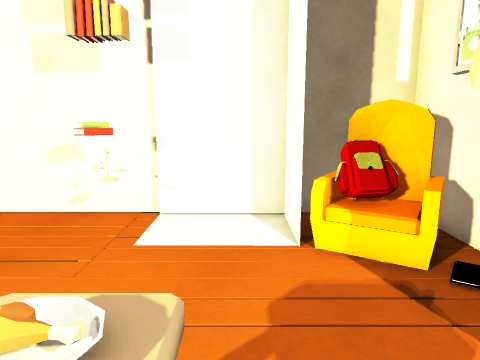
view 1 (above)

12 first-person views from a walk through a Unity game level. The camera is 1.3 m above the floor, tilts 10° down and sees 70° across. The floor is counted in squares, 0.5 m on a side. Each view is taken from the middle of a square. On the plan, view 1 faces up. The plan holds only what a view shows up to about 20 squares ahead; the rest is blank. The place goes on beyond the plan. Some animated figures are not drawn. Door leaves are left out, so doorways stand open.

view 2
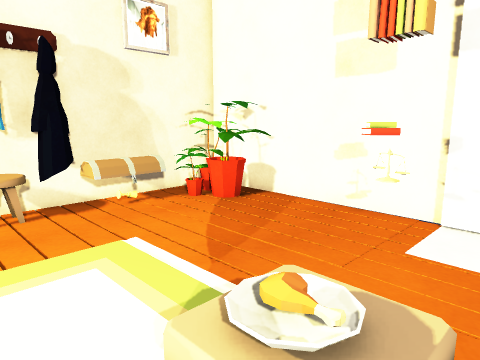

view 3
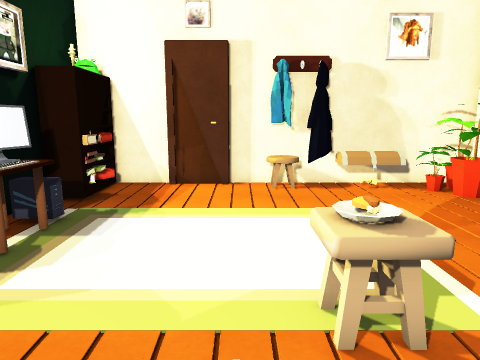

view 4
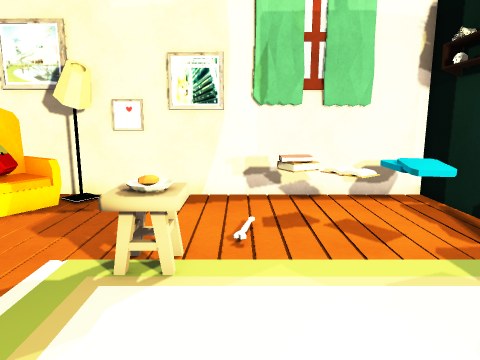

view 5
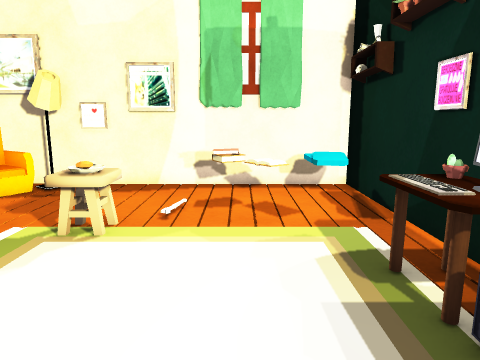

view 6
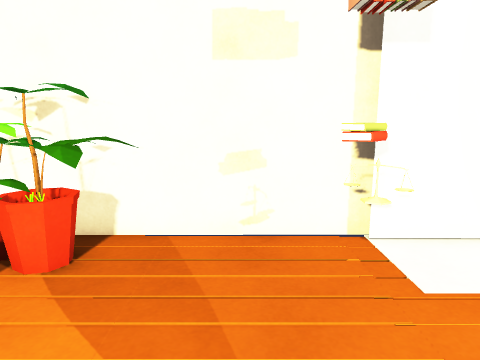

view 7
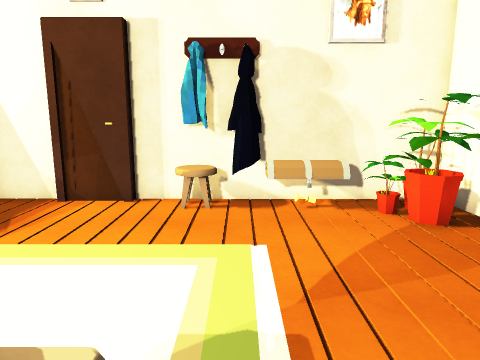

view 8
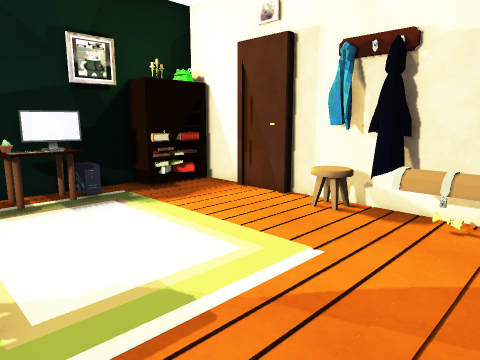

view 9
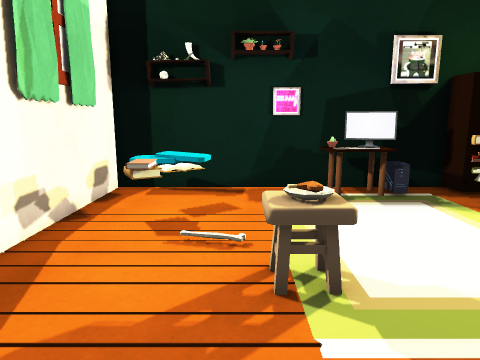

view 10
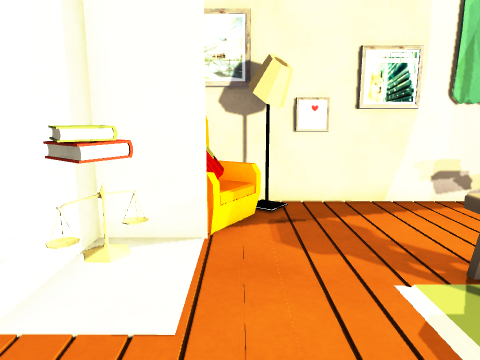

view 11
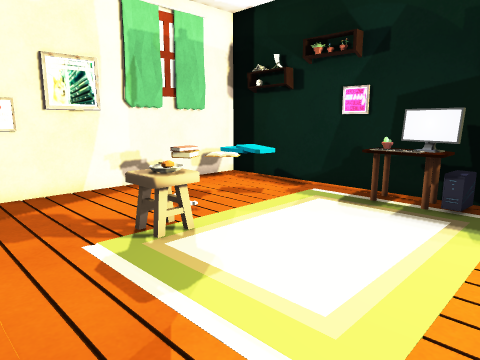

view 12
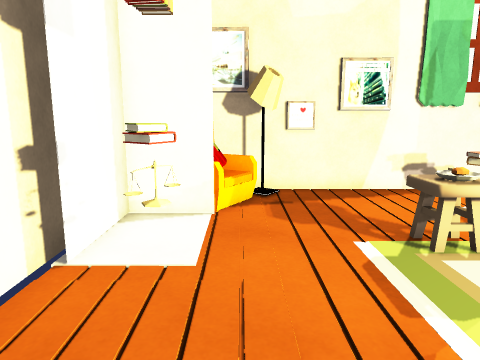

### Floor plan
Points are (right, up) in squares from view 1. A wall is a line through its corners. A room is listed if a view was taken in it or the views show most of it. See-through windows are left out.
Room 1 (views 1, 2, 3, 4, 5, 6, 7, 8, 9, 10, 11, 12)
walls: (-10.7, 1.7) (-10.7, 1.1); (-1.1, 9.6) (-11.2, 9.6) (-11.2, -0.5); (-10.7, -0.4) (-10.7, -2.9); (-10.9, 3.8) (-10.6, 3.4); (4.5, -1.4) (4.7, -0.8); (4.7, -1.3) (4.5, -0.7); (-1.7, -6.4) (4.8, -6.4) (4.8, 9.6) (1.8, 9.6); (-7.3, -6.4) (-5.3, -6.4); (-11.2, -2.9) (-11.2, -5.4); (4.6, -4.4) (4.6, -0.4)
low walls: (-10, 2.3) (-9.6, 1.9) (-9.8, 1.3); (-10.6, 3.7) (-10.3, 3.3)
ways out: open door at (-5.5, 8)
objects: bookshelf (-10, -6) to (-8, -5); chest (-10, 4) to (-10, 6); other object (-10, 6) to (-9, 7); other object (-10, 8) to (-10, 9); other object (-9, 7) to (-7, 9); other object (-9, 8); other object (-8, 8); desk (-6, -6) to (-3, -4); cactus (-3, -6) to (-3, -5); books (-3, 7); books (-3, 8); other object (-2, -6); other object (-2, 1) to (-2, 2); other object (-2, 7); other object (-1, 1) to (-1, 2); other object (-1, 7) to (1, 9); other object (0, 1) to (0, 2); pillow (1, -5) to (2, -4); books (1, -3) to (2, -2); bones (1, 0); books (2, -2) to (3, -1); armchair (2, 7) to (4, 8); pillow (3, -5) to (4, -4); books (3, -1); other object (4, 5) to (4, 6)

Where each view was taken, in squares from view 1:
view 1: 0 up, 0 right, facing up
view 2: 0 up, 0 right, facing up-left
view 3: 0 up, 3 right, facing left
view 4: 0 up, 7 left, facing right
view 5: 2 down, 9 left, facing right
view 6: 2 up, 5 left, facing up
view 7: 3 up, 0 right, facing left
view 8: 7 up, 1 left, facing down-left
view 9: 7 up, 0 right, facing down
view 10: 6 up, 6 left, facing right
view 11: 6 up, 8 left, facing down-right
view 12: 6 up, 8 left, facing right
